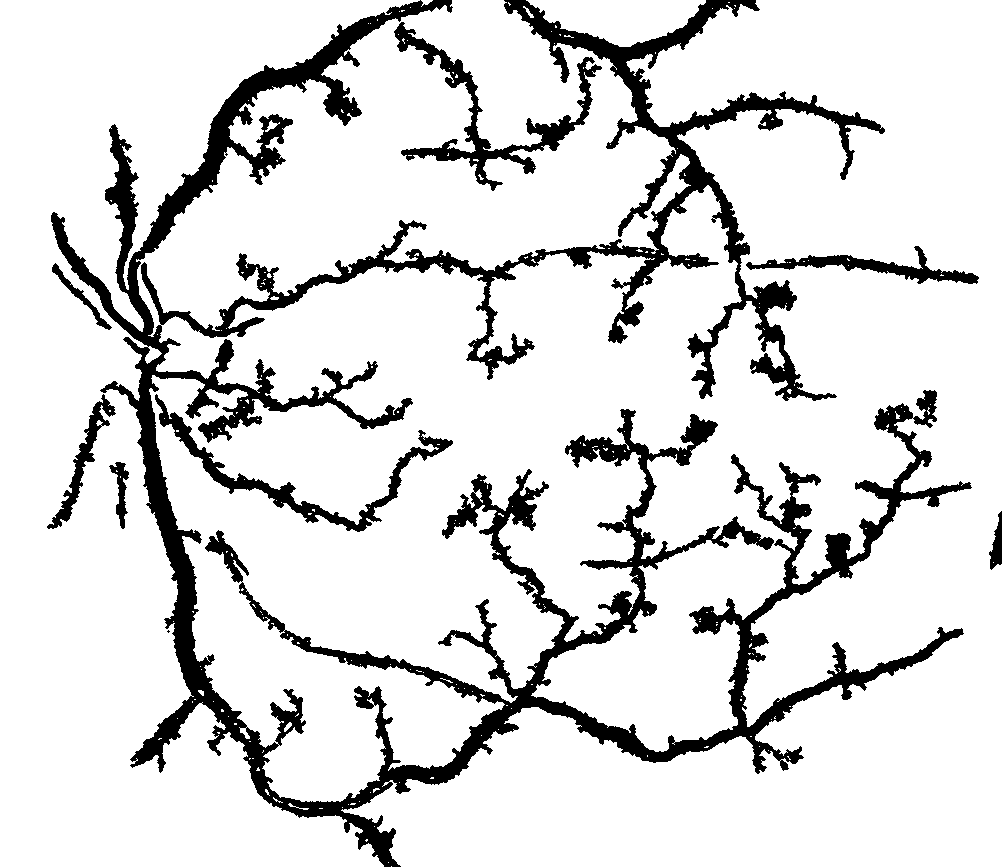
#> input picture Blood Vessels/DR2_bloodvessel.png, 1002 x 867 px; its folder holds only this picture in this run
$ python -i bloodvessels.py   (imports and definitions only)
#> lines starting #> are read from the running program, lines starting #| are printed output that depends on the picture; after the words box and inside, x2 and y2 are one past the last pixel; in counts of white or black regions, pixels touching at a corner belong together
#> further down, picture is the input picture: shape (867, 1002, 3); 86.5% white; 9 black regions (1 under 20 px), largest, box (x1, y1, x2, y2) and area: (51, 0, 972, 867) 102256, (394, 22, 602, 191) 5232, (155, 394, 453, 532) 4177
import cv2
import numpy as np
import os
import csv


def extract_bv(image):
    b, green_fundus, r = cv2.split(image)
    clahe = cv2.createCLAHE(clipLimit=5.0, tileGridSize=(8, 8))
    contrast_enhanced_green_fundus = clahe.apply(green_fundus)

    # applying 3 times closing opening
    r1 = cv2.morphologyEx(contrast_enhanced_green_fundus, cv2.MORPH_OPEN,
                          cv2.getStructuringElement(cv2.MORPH_ELLIPSE, (5, 5)), iterations=1)
    R1 = cv2.morphologyEx(r1, cv2.MORPH_CLOSE, cv2.getStructuringElement(cv2.MORPH_ELLIPSE, (5, 5)), iterations=1)
    r2 = cv2.morphologyEx(R1, cv2.MORPH_OPEN, cv2.getStructuringElement(cv2.MORPH_ELLIPSE, (11, 11)), iterations=1)
    R2 = cv2.morphologyEx(r2, cv2.MORPH_CLOSE, cv2.getStructuringElement(cv2.MORPH_ELLIPSE, (11, 11)), iterations=1)
    r3 = cv2.morphologyEx(R2, cv2.MORPH_OPEN, cv2.getStructuringElement(cv2.MORPH_ELLIPSE, (23, 23)), iterations=1)
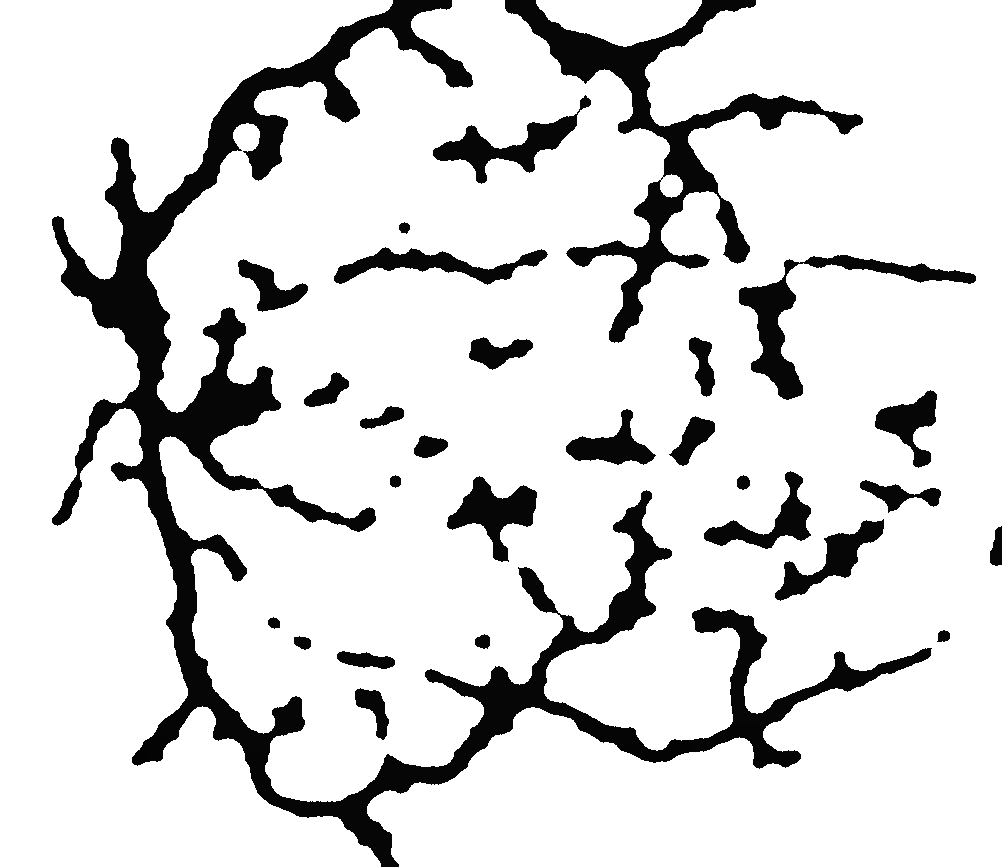
#> r3: shape (867, 1002); min 3, max 255, mean 218.5
    R3 = cv2.morphologyEx(r3, cv2.MORPH_CLOSE, cv2.getStructuringElement(cv2.MORPH_ELLIPSE, (23, 23)), iterations=1)
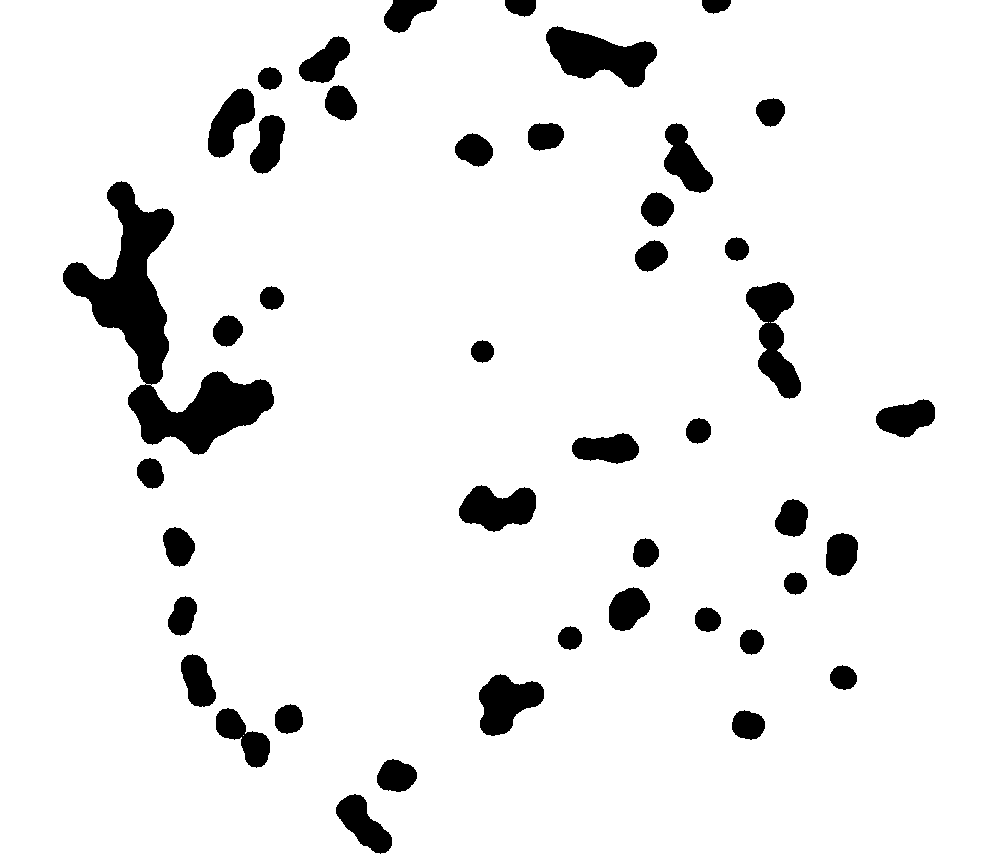
#> R3: shape (867, 1002); values 6 (black) and 255 (white), 92.8% white; 44 black regions, largest, box (x1, y1, x2, y2) and area: (63, 181, 274, 455) 15803, (546, 26, 657, 88) 3886, (746, 282, 801, 399) 3153
    f4 = cv2.subtract(R3, contrast_enhanced_green_fundus)
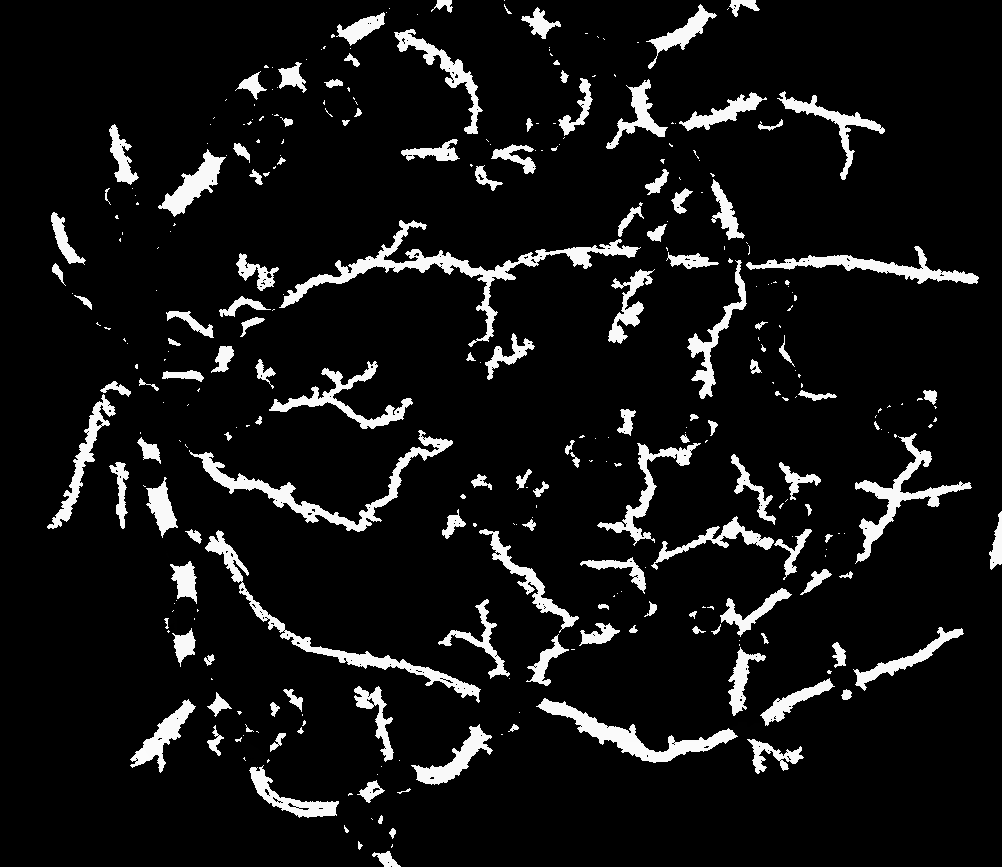
#> f4: shape (867, 1002); min 0, max 252, mean 20.9
    f5 = clahe.apply(f4)

    # removing very small contours
    ret, f6 = cv2.threshold(f5, 15, 255, cv2.THRESH_BINARY)
#> f6: shape (867, 1002); 8.4% white; 324 white regions (184 under 20 px)
    mask = np.ones(f5.shape[:2], dtype="uint8") * 255
    contours, hierarchy = cv2.findContours(f6.copy(), cv2.RETR_LIST, cv2.CHAIN_APPROX_SIMPLE)
#> contours = 556 contours, 421 with area under 20; largest, box (x1, y1, x2, y2) and area: (279, 220, 641, 347) 4190, (189, 430, 453, 532) 3026, (205, 530, 481, 703) 2859, (536, 698, 738, 763) 2698, (855, 433, 972, 564) 2256
    for cnt in contours:
        if cv2.contourArea(cnt) <= 200:
            cv2.drawContours(mask, [cnt], -1, 0, -1)
#> this loop made 556 passes
#> cnt on passes 1, 7, 16: [[387, 862], [388, 861], [389, 862], [388, 863]], [[371, 818], [372, 819]], [[268, 795], [269, 794], [270, 795], [269, 796]]
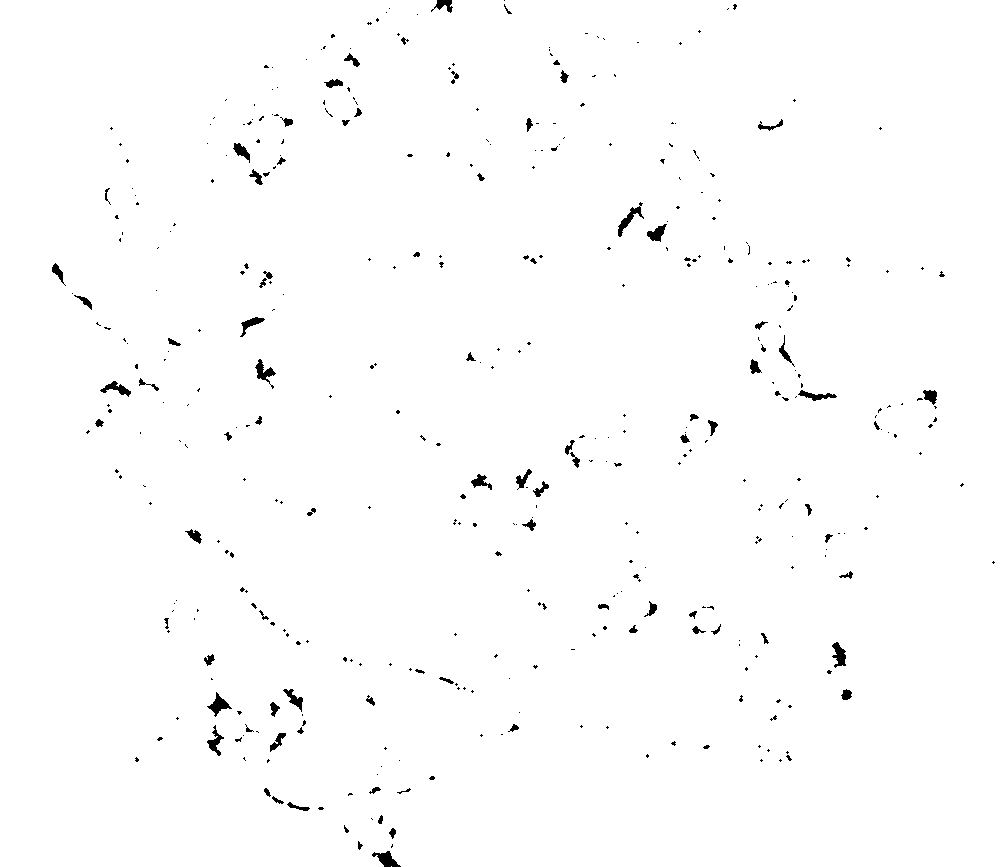
#> mask: shape (867, 1002); 99% white; 422 black regions (330 under 20 px), largest, box (x1, y1, x2, y2) and area: (618, 202, 644, 237) 240, (372, 851, 401, 867) 230, (207, 692, 232, 717) 227
    im = cv2.bitwise_and(f5, f5, mask=mask)
    ret, fin = cv2.threshold(im, 15, 255, cv2.THRESH_BINARY_INV)
#> fin: shape (867, 1002); 92.5% white; 73 black regions (1 under 20 px), largest, box (x1, y1, x2, y2) and area: (279, 220, 641, 347) 4743, (189, 436, 453, 532) 3342, (536, 698, 738, 763) 2886
    newfin = cv2.erode(fin, cv2.getStructuringElement(cv2.MORPH_ELLIPSE, (3, 3)), iterations=1)
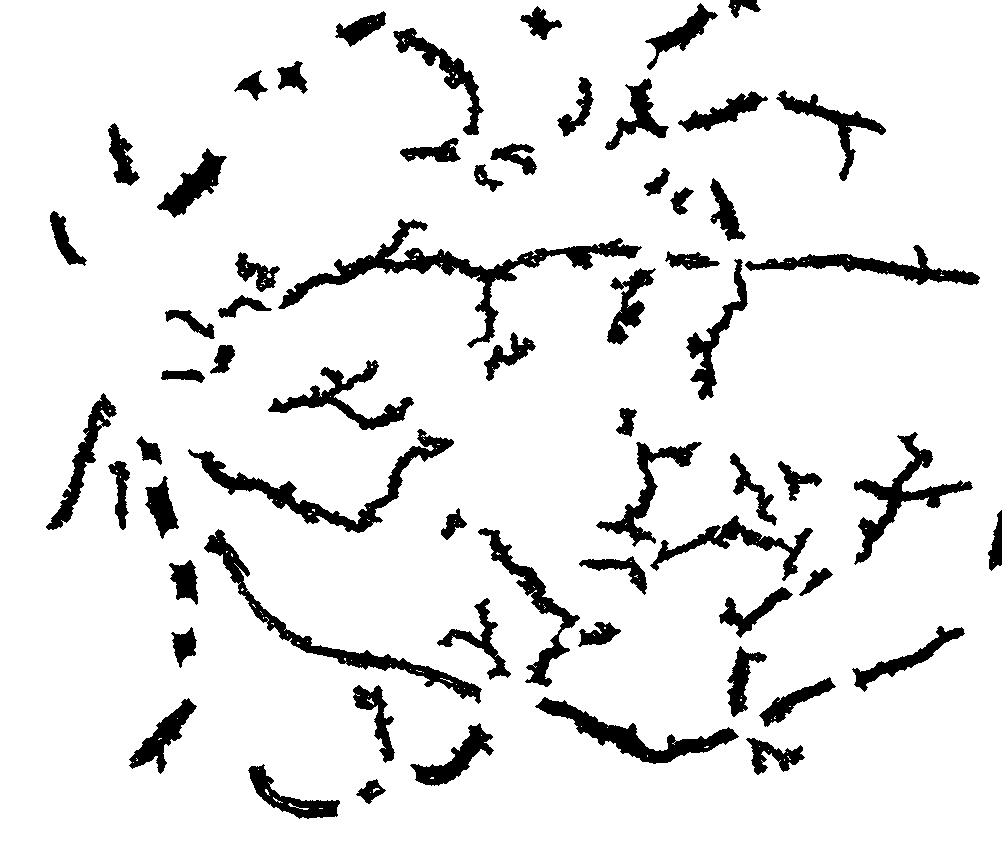
#> newfin: shape (867, 1002); 90.5% white; 64 black regions, largest, box (x1, y1, x2, y2) and area: (278, 219, 642, 348) 6142, (188, 429, 454, 533) 4263, (204, 529, 482, 704) 3970

    # removing blobs
    fundus_eroded = cv2.bitwise_not(newfin)
#> (the run stopped early here; a loop or call above may not have finished)
